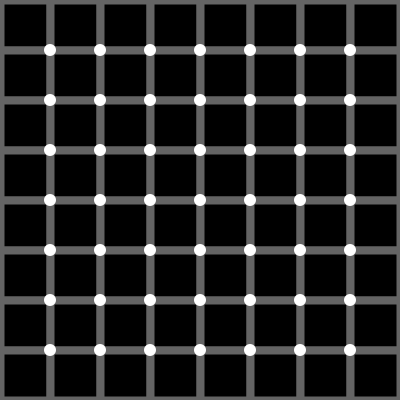
Frame 1 (no input)
Frame 60 (the mouse pressed at the canvas centre just before this capture): identical to frame 1, image omitted
Frame 120 (the mouse held since frame 60 and released just before this capture): identical to frame 1, image omitted

The Processing sketch that drew this single still picture (run headless with seeded random() and noise(); from frame 60 on, the mouse is pressed at the canvas centre):

// Processing sketch: tp2
// ── tp2.pde

/* https://youtu.be/NSM0WPMgwDA */
int cant = 8;
int tamX, tamY;
color colorOscuro = (0), colorClaro=(255), colorInter=(100);


   void setup(){
  size(400, 400);
  tamX = width/cant;
  tamY = height/cant;
   }

    void draw(){
  background(0);
  dibujarFuncion();
   }


  /*eventos*/
  void mouseClicked(){
   /*se agranda y achica la ilusion*/
  if(mouseButton == RIGHT && cant<10){
   cant++; 
   /*pasa numeros por parametro*/
   coloresRandom(255,0);
  }  
  else if(mouseButton == LEFT && cant>5){
  cant--;
 /*pasa numeros por parametro*/
  coloresRandom(255,0);
  }
 
    tamX = width/cant;
    tamY = height/cant;
  
  }

/*variables vuelven a su estado original*/
  void keyPressed(){
 if(key == ' ' ){
  cant=8;  
 }
 tamX = width/cant;
 tamY = height/cant;
  
}

// ── funciones.pde

/*funciones propias con y sin parametros*/
void dibujarFuncion(){
  /*estructura ciclo for*/
 for(int i=0; i<cant; i++){  
    for(int u=0; u<cant; u++){
      strokeWeight(8);
      fill(colorOscuro);
      stroke(colorInter);
      rect(i*tamX, u*tamY, tamX, tamY);
      strokeWeight(1);
      fill(colorClaro);
      noStroke();
      if(i != 0 && u != 0){
      ellipse(i*tamX, u*tamY, tamX/4,tamY/4);
      }
    }
    
    if(cant==8){
     colorOscuro=color(0,0,0); 
     colorClaro=color(255);
     colorInter=color(100); 
    }
  }     
  
 }
 
   void coloresRandom(int claro, int oscuro){  
   /*funcion matematica random()*/
  colorOscuro=color(random(oscuro,40), 0,random(oscuro,40)); 
  colorClaro=color(random(200,claro), random(200,claro),0 );
  colorInter=color(random(100,140),random(100,140),random(100,140));
}
